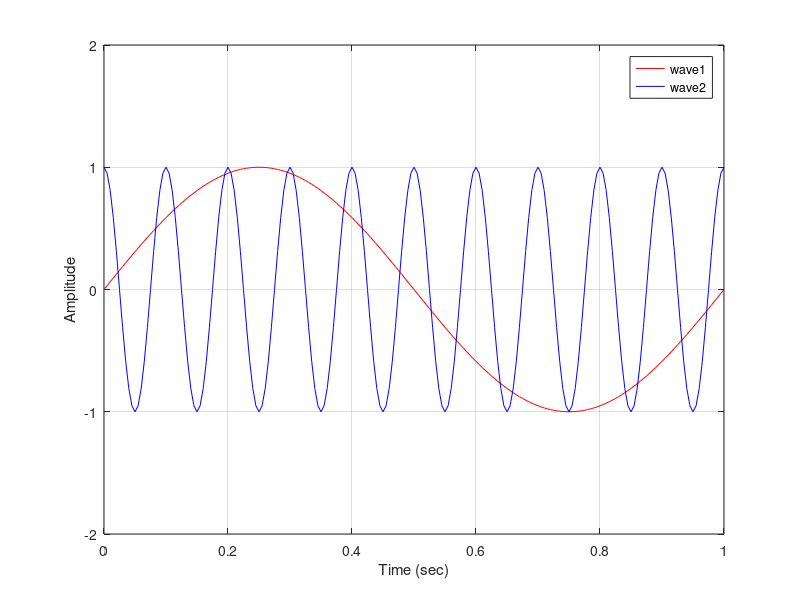

The MATLAB source for this figure:
clear all;
close all;

t = 0:1/200:1; % 1 sec (5 msec step)

f1 = 1; % Hz
wave1 = sin(2*pi*f1*t);
 
f2 = 10; % Hz
wave2 = cos(2*pi*f2*t);

plot(t, wave1, 'r-');
hold on;
plot(t, wave2, 'b-');
grid on;

xlabel('Time (sec)');
ylabel('Amplitude'); 
legend('wave1', 'wave2');
set(gca, 'ylim', [-2 2]);
